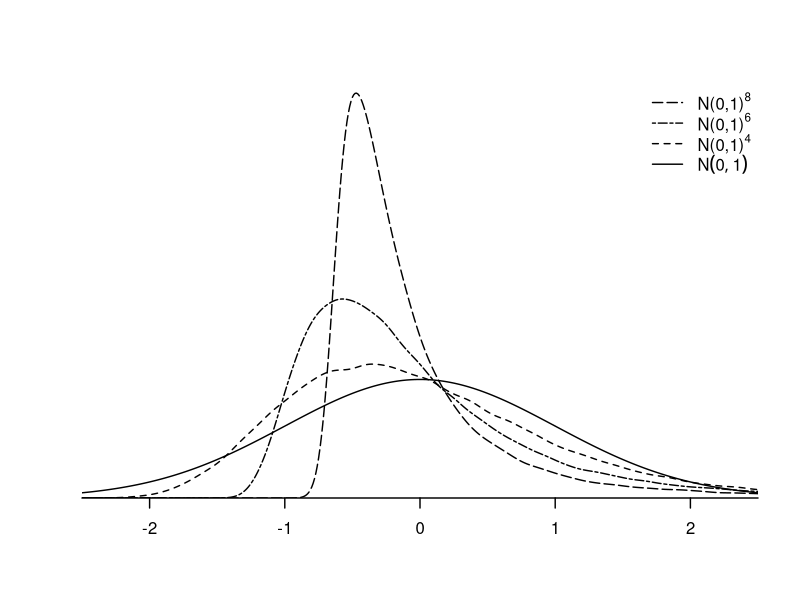
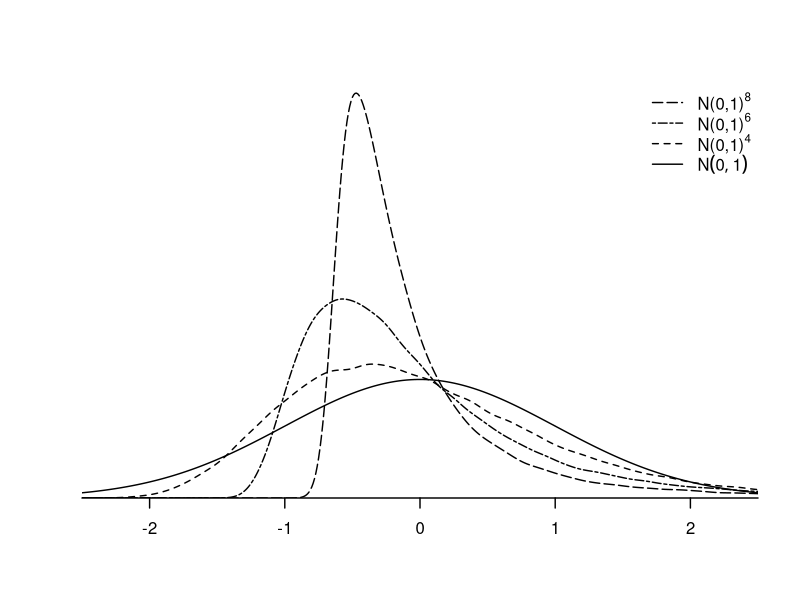

Here is the R script that generated these plots, in order:
########################################
### This file generates Figure 7.2b 
### Density of Normalized OLS estimator
### with error process (7.12)
########################################


r <- 100000
n <- 100
k_vec <- c(8,6,4)
x <- seq(-2.5,2.5,.01)
xn <- length(x)

f <- matrix(0,xn,5)
for (i in 1:3){
  k <- k_vec[i]
  m1 <- prod(seq(from=1,by=2,length.out=k/2))
  m2 <- prod(seq(from=1,by=2,length.out=k))
  y <-  matrix(rnorm(n*r),n,r)^k
  y1 <- (y-m1)/sqrt(m2-m1^2)
  beta <- colMeans(y1)*sqrt(n)
  bd <- .7*sd(beta)/(r^(.2))
  for (j in 1:xn){
    xj <- x[j]
    f[j,i] <- mean(dnorm((beta-xj)/bd))/bd
  }
}
f[,4] <- dnorm(x)

wd = 1.4

leg1 <- expression('N(0,1)'^8)
leg2 <- expression('N(0,1)'^6)
leg3 <- expression('N(0,1)'^4)
leg4 <- expression(N(0,1))
leg <- c(leg1,leg2,leg3,leg4)


pdf("HANSEN7-2b.pdf",family="Helvetica",colormodel='cmyk',width=4.5,height=4.5)
plot(x,f[,1], type="l",lty=5,xlab="",ylab="",ylim=c(0,1.4),xaxs="i",yaxs="i",bty="n",xaxt="n",yaxt="n",lwd=wd)
lines(x,f[,2],lty=6,lwd=wd)
lines(x,f[,3],lty=2,lwd=wd)
lines(x,f[,4],lty=1,lwd=wd)
axis(1,seq(-3,3,1),lwd=wd)
legend("topright",legend=leg,lty=c(5,6,2,1),lwd=wd,bty="n")
dev.off()

postscript("HANSEN7-2b.eps",paper="special",width=4.5,height=4.5,horizontal=FALSE,onefile=FALSE,family="Helvetica",colormodel='cmyk')
plot(x,f[,1], type="l",lty=5,xlab="",ylab="",ylim=c(0,1.4),xaxs="i",yaxs="i",bty="n",xaxt="n",yaxt="n",lwd=wd)
lines(x,f[,2],lty=6,lwd=wd)
lines(x,f[,3],lty=2,lwd=wd)
lines(x,f[,4],lty=1,lwd=wd)
axis(1,seq(-3,3,1),lwd=wd)
legend("topright",legend=leg,lty=c(5,6,2,1),lwd=wd,bty="n")
dev.off()

